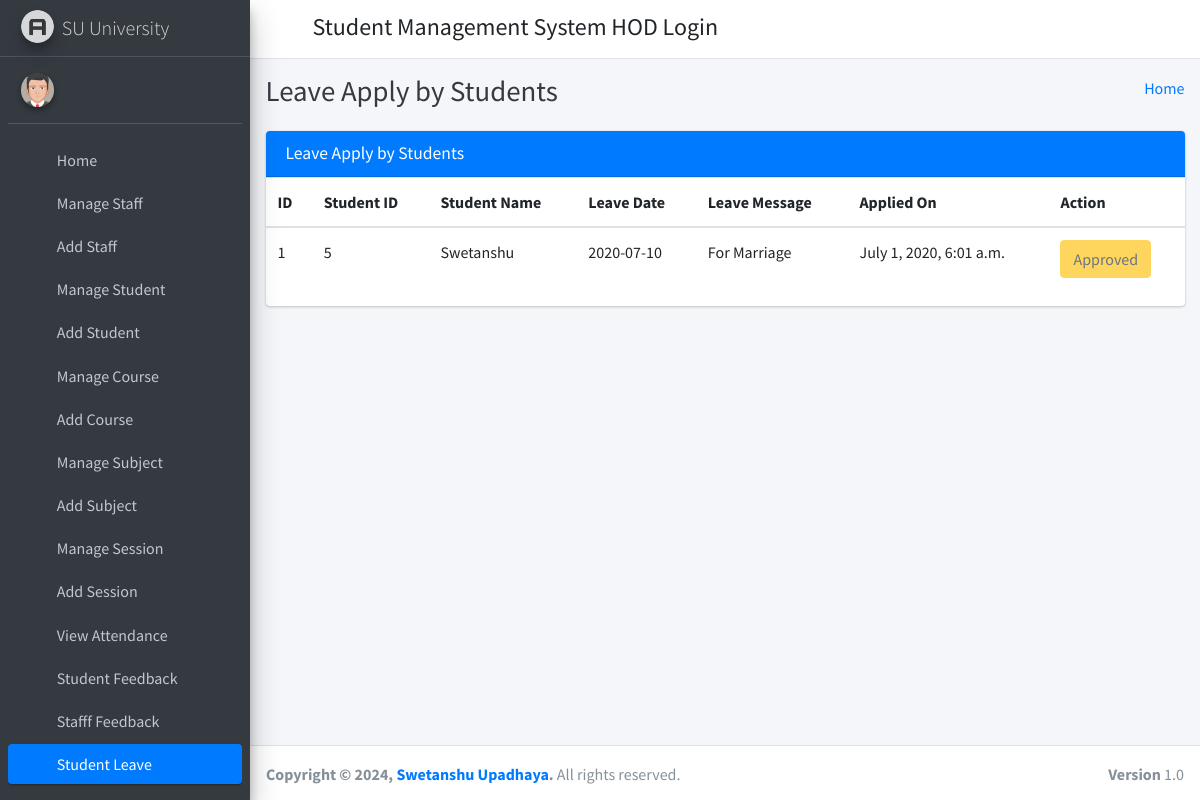
Page /student_leave_view/ (signed in) on the committed database.
### student_management_app/models.py (models this page shows)
class LeaveReportStudent(models.Model):
    id = models.AutoField(primary_key=True)
    student_id = models.ForeignKey(Students, on_delete=models.CASCADE)
    leave_date = models.CharField(max_length=255)
    leave_message = models.TextField()
    leave_status = models.IntegerField(default=0)
    created_at = models.DateTimeField(auto_now_add=True)
    updated_at = models.DateTimeField(auto_now=True)
    objects = models.Manager()

class Students(models.Model):
    id = models.AutoField(primary_key=True)
    admin = models.OneToOneField(CustomUser, on_delete = models.CASCADE)
    gender = models.CharField(max_length=50)
    profile_pic = models.FileField()
    address = models.TextField()
    course_id = models.ForeignKey(Courses, on_delete=models.DO_NOTHING, default=1)
    session_year_id = models.ForeignKey(SessionYearModel, on_delete=models.CASCADE)
    created_at = models.DateTimeField(auto_now_add=True)
    updated_at = models.DateTimeField(auto_now=True)
    objects = models.Manager()

class CustomUser(AbstractUser):
    user_type_data = ((1, "HOD"), (2, "Staff"), (3, "Student"))
    user_type = models.CharField(default=1, choices=user_type_data, max_length=10)

### student_management_app/HodViews.py (the view)
# urls.py: path('student_leave_view/', HodViews.student_leave_view, name="student_leave_view"),
def student_leave_view(request):
    leaves = LeaveReportStudent.objects.all()
    context = {
        "leaves": leaves
    }
    return render(request, 'hod_template/student_leave_view.html', context)

### student_management_app/LoginCheckMiddleWare.py (called while the page is built, shortened)
    def process_view(self, request, view_func, view_args, view_kwargs):
        modulename = view_func.__module__
        user = request.user
        if user.is_authenticated:
            if user.user_type == "1":
                if modulename == "student_management_app.HodViews":
                    pass
                elif modulename == "student_management_app.views" or modulename == "django.views.static":
                    pass
                else:
                    return redirect("admin_home")
            else:
                return redirect("login")
        else:
            if request.path == reverse("login") or request.path == reverse("doLogin"):
                pass
            else:
                return redirect("login")

### student_management_app/templates/hod_template/student_leave_view.html (shortened to what this page needs)
{% extends 'hod_template/base_template.html' %}
{% block page_title %}
    Leave Apply by Students
{% endblock page_title %}
{% block main_content %}
{% load static %}
<section class="content">
        <div class="container-fluid">
            <div class="row">
                <div class="col-md-12">
                    <div class="card card-primary">
                        <div class="card-header">
                            <h3 class="card-title">Leave Apply by Students</h3>
                        </div>
                        <div class="table-responsive">
                            <table class="table">
                                <thead>
                                <tr>
                                    <th>ID</th>
                                    <th>Student ID</th>
                                    <th>Student Name</th>
                                    <th>Leave Date</th>
                                    <th>Leave Message</th>
                                    <th>Applied On</th>
                                    <th>Action</th>
                                </tr>
                                </thead>
                                {% for leave in leaves %}
                                <tbody>
                                <tr>
                                    <td>{{ leave.id }}</td>
                                    <td>{{ leave.student_id.admin.id }}</td>
                                    <td>{{ leave.student_id.admin.first_name }} {{ feedback.student_id.admin.last_name }}</td>
                                    <td>{{ leave.leave_date }}</td>
                                    <td>{{ leave.leave_message }}</td>
                                    <td>{{ leave.created_at }}</td>
                                    <td>
                                        {% if leave.leave_status == 0 %}
                                            <a href="{% url 'student_leave_approve' leave_id=leave.id %}" class="btn btn-success">Approve</a>
                                            <a href="{% url 'student_leave_reject' leave_id=leave.id %}" class="btn btn-danger">Reject</a>
                                        {% elif leave.leave_status == 1 %}
                                            <button class="btn btn-warning" disabled="disabled">Approved</button>
                                        {% else %}
                                            <button class="btn btn-danger" disabled="disabled">Rejected</button>
                                        {% endif %}
                                    </td>
                                </tr>
                                </tbody>
                                {% endfor %}
                            </table>
                        </div>
                    </div>
                </div>
            </div>
        </div>
      </section>
  {% endblock main_content %}

### rows in the picture
LeaveReportStudent: id "1", student_id.admin.id "5", student_id.admin.first_name "Swetanshu", leave_date "2020-07-10", leave_message "For Marriage", created_at "July 1, 2020, 6:01 a.m.", leave_status "Approved"
